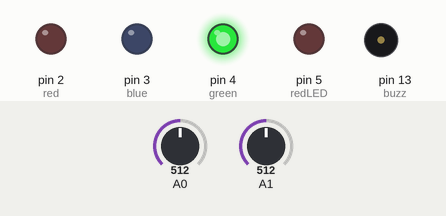
This sketch was run on a simulated Arduino Uno, built with avr-gcc and run on an emulated ATmega328P. On the bench: output pins drawn as LEDs (lit = HIGH), buzzer (waves = sounding, pin HIGH). The test bench sets the inputs (shaded band); at power-on: A0 = 512, A1 = 512.

Above: at 1.2 s.
1.3 s: A0 set to 365
2.8 s: A0 set to 338
At 3.1 s:
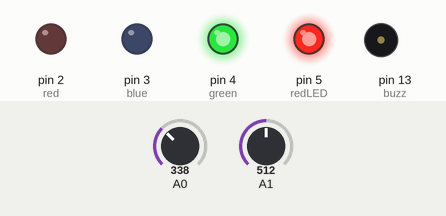
4.3 s: A1 set to 212
5.8 s: A1 set to 181
At 6.6 s:
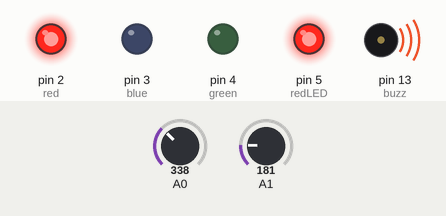
7.3 s: A0 set to 360
At 7.8 s:
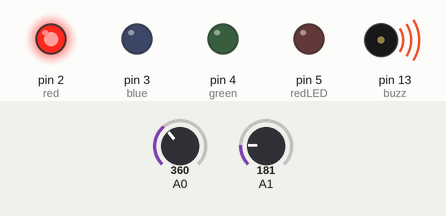
8.8 s: A0 set to 340
At 10.1 s:
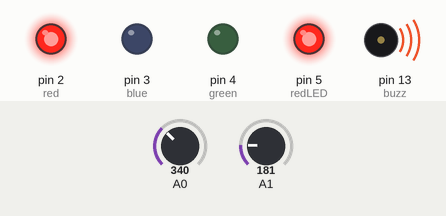
Timing chart, 0 to 11.3 s (numbered marks = the images above; inputs shaded):
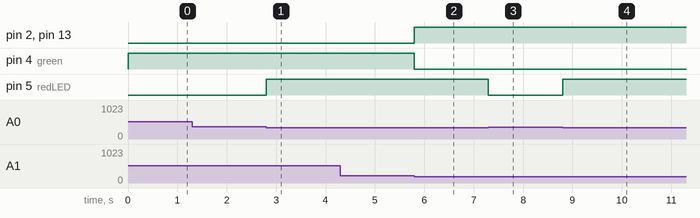

The sketch:

Moisture_And_Light_Sensor.ino
```cpp
int red=2,blue=3,green=4,buzz=13,redLED=5;

void setup()
{
  Serial.begin(9600);
   // VoltageValue();//Where the orange wire is connected
  pinMode(red,OUTPUT);
  pinMode(blue,OUTPUT);
  pinMode(green,OUTPUT);
  pinMode(buzz,OUTPUT);
  pinMode(redLED,OUTPUT);
}

void loop()
{

  photoSensor();
  moistureSensor();

}
void photoSensor(){
int autoLight=analogRead(A0);
  //Serial.println(autoLight);
  if(autoLight<350){
  digitalWrite(redLED,HIGH);
  }
  else{
  digitalWrite(redLED,LOW);
  }
}


void moistureSensor(){
int soilSensor=analogRead(A1);
  if(soilSensor<200){
  RedLight();
    digitalWrite(buzz,HIGH);
  }
  else{
  GreenLight();
    digitalWrite(buzz,LOW);
  }
}

void RedLight(){
  digitalWrite(red,HIGH);
  digitalWrite(blue,LOW);
  digitalWrite(green,LOW);
  }
void YellowLight(){
  digitalWrite(red,HIGH);
  digitalWrite(blue,LOW);
  digitalWrite(green,HIGH);
  }
void GreenLight(){
  digitalWrite(red,LOW);
  digitalWrite(blue,LOW);
  digitalWrite(green,HIGH);
  }
void LightOff(){
digitalWrite(red,LOW);
  digitalWrite(blue,LOW);
  digitalWrite(green,LOW);
}

void VoltageValue(){
int R=analogRead(A0);
  float v=(R/1023.00)*5;
 Serial.println(v);
  Serial.println(R);

}
```

Measured:
- the behaviour switches between 350 and 349 on A0 (found by bisection; images 0 and 1)
- the behaviour switches between 200 and 199 on A1 (found by bisection; images 1 and 2)
- after the input at 1.3 s, every drawn part: stays the same
- after the input at 2.8 s, pin 5 (redLED): LOW → HIGH at once
- after the input at 4.3 s, every drawn part: stays the same
- after the input at 5.8 s, pin 2 (red), pin 13 (buzz): LOW → HIGH at once; pin 4 (green): HIGH → LOW at once
- after the input at 7.3 s, pin 5 (redLED): HIGH → LOW at once
- after the input at 8.8 s, pin 5 (redLED): LOW → HIGH at once
